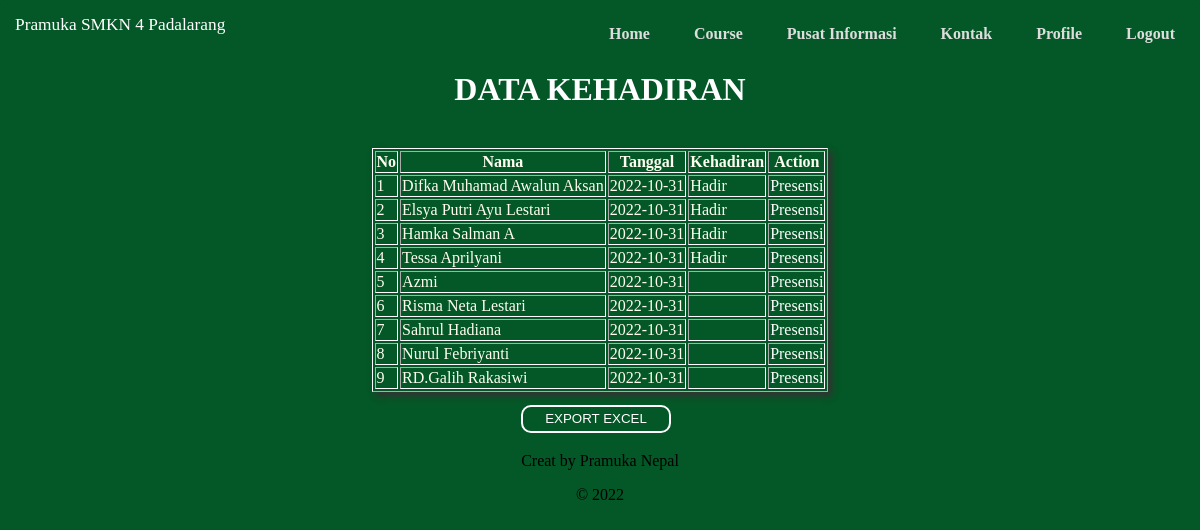
The app's page /admin/kehadiran.php (signed in) with its own data.
### tables this page shows
CREATE TABLE `absen` (
  `id` int(10) NOT NULL,
  `tanggal_absen` date NOT NULL,
  `nama` varchar(30) NOT NULL,
  `kehadiran` set('Hadir','Alfa','Izin') NOT NULL
);

CREATE TABLE `anggota` (
  `id` int(10) NOT NULL,
  `nama` varchar(30) NOT NULL,
  `kelas` varchar(10) NOT NULL,
  `sangga` varchar(15) NOT NULL,
  `ambalan` varchar(50) NOT NULL
);

### admin/kehadiran.php (the view, shortened to what this page needs)
<!DOCTYPE html>
<html lang="en">
<head>
</head>
<body>
<!DOCTYPE html>
<html>
    <head>
        <link rel="stylesheet" href="style.css">
    </head>
    <body>
        <div class="container">
            <label style="font-size:13pt;">Pramuka SMKN 4 Padalarang</label>
            <div class="sidebar" style="font-size:12pt;">
        <nav>
                <ul>
                    <li><a href="index.php">Home</a></li>
                    <li><a href="#">Course</a>
                    </li>
                    <li><a href="#">Pusat Informasi</a>
                    </li>
                    <li><a href="#">Kontak</a>
                    </li>
                    <li><a href="#">Profile</a>
                    </li>
                    <li>
                        <a href="logout.php">Logout</a>
                    </li>
                </ul>
            </nav>
        </div>
        <h1 style="font-family:comic sans ms; text-align : center; color:white;">DATA KEHADIRAN</h1>
        <br>
        <div id="data">
        <table style="border-color: white;margin-bottom : 10px; margin-left:auto;margin-right:auto; color:ivory; box-shadow: 4px 4px 6px #333; width:650; height:100;" border="1">
            <tr>
                <th>No</th>
                <th>Nama</th>
                <th>Tanggal</th>
                <th>Kehadiran</th>
                <th>Action</th>
        <?php
        include "koneksi.php";
        $ambil = mysqli_query($koneksi, "SELECT anggota.id, anggota.nama, absen.tanggal_absen, absen.kehadiran FROM absen INNER JOIN anggota ON anggota.id=absen.id");
        if(mysqli_num_rows($ambil)){
        while ($tampil = mysqli_fetch_array($ambil)){
            echo "
            <tr>
                <td>$tampil[id]</td>
                <td>$tampil[nama]</td>
                <td>$tampil[tanggal_absen]</td>
                <td>$tampil[kehadiran]</td>
                <td><a href='absen.php' style='color:white; text-decoration:none;'>Presensi</a></td>
            </tr>";
        }
    }else{
        echo "<tr><td colspan='7' align='center'>NO DATA</td></tr>";
    }
    ?>
    </table>
    <table id="kirim" style="margin-bottom : 10px; margin-left:auto;margin-right:auto; color:ivory;">
    <tr>
        <td><center><input type="submit" value="EXPORT EXCEL" onclick="window.open('dewan-excel.php')" style=" background-color:rgb(4, 87, 38); border:2px solid white; border-radius:10px; width: 150px; height:28px; color:white;" ></center></td>
        <td></td>
        <td></td>
    </tr>
        </table>
    </div>
    </body>
                <p align="center">Creat by Pramuka Nepal</p>
                <p align="center">&copy; 2022 </p>
    </body>
</html>
</body>
</html>

### admin/style.css (style rules this page uses)
body { background: rgb(4, 87, 38); background-size: 100% 100vh; margin: 0; background-attachment: fixed; background-repeat: no-repeat; }
.sidebar { font-family: tahoma; font-weight: bold; height: 50px; width: 100%; background: rgb(4, 87, 38); border-radius: 5px; font-size: 18px; }
label { font-family: comic sans ms; font-size: 20pt; color: white; margin: 10px; padding: 5px; float: left; }
.sidebar ul { margin: 0px; padding: 5px; background: none; display: block; float: right; }
.sidebar ul li { list-style: none; display: inline-block; }
.sidebar ul li a { display: block; text-decoration: none; padding: 20px; color: #ddd; }

### records on screen
absen: anggota.id "1", anggota.nama "Difka Muhamad Awalun Aksan", tanggal_absen "2022-10-31", kehadiran "Hadir"
absen: anggota.id "2", anggota.nama "Elsya Putri Ayu Lestari", tanggal_absen "2022-10-31", kehadiran "Hadir"
absen: anggota.id "3", anggota.nama "Hamka Salman A", tanggal_absen "2022-10-31", kehadiran "Hadir"
absen: anggota.id "4", anggota.nama "Tessa Aprilyani", tanggal_absen "2022-10-31", kehadiran "Hadir"
absen: anggota.id "5", anggota.nama "Azmi", tanggal_absen "2022-10-31"
absen: anggota.id "6", anggota.nama "Risma Neta Lestari", tanggal_absen "2022-10-31"
absen: anggota.id "7", anggota.nama "Sahrul Hadiana", tanggal_absen "2022-10-31"
absen: anggota.id "8", anggota.nama "Nurul Febriyanti", tanggal_absen "2022-10-31"
absen: anggota.id "9", anggota.nama "RD.Galih Rakasiwi", tanggal_absen "2022-10-31"
